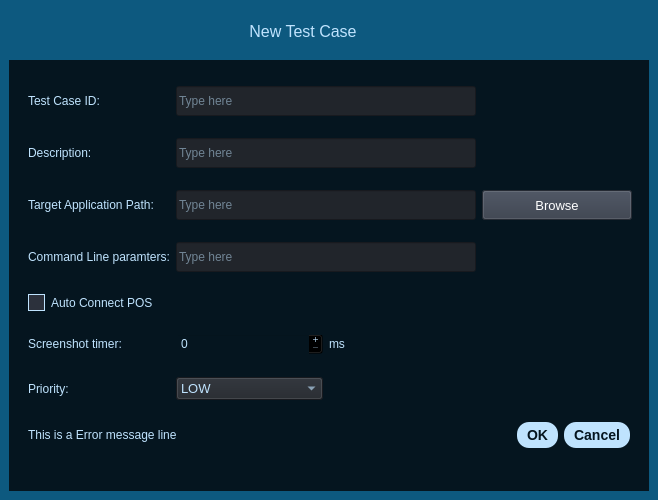
<?xml version="1.0" encoding="UTF-8"?>
<ui version="4.0">
 <class>newTestCaseWindow</class>
 <widget class="QDialog" name="newTestCaseWindow">
  <property name="geometry">
   <rect>
    <x>0</x>
    <y>0</y>
    <width>658</width>
    <height>500</height>
   </rect>
  </property>
  <property name="minimumSize">
   <size>
    <width>658</width>
    <height>500</height>
   </size>
  </property>
  <property name="maximumSize">
   <size>
    <width>658</width>
    <height>500</height>
   </size>
  </property>
  <property name="windowTitle">
   <string>Dialog</string>
  </property>
  <layout class="QGridLayout" name="gridLayout_3">
   <property name="leftMargin">
    <number>0</number>
   </property>
   <property name="topMargin">
    <number>0</number>
   </property>
   <property name="rightMargin">
    <number>0</number>
   </property>
   <property name="bottomMargin">
    <number>0</number>
   </property>
   <property name="spacing">
    <number>0</number>
   </property>
   <item row="0" column="0">
    <widget class="QFrame" name="contentTopBg">
     <property name="minimumSize">
      <size>
       <width>0</width>
       <height>50</height>
      </size>
     </property>
     <property name="styleSheet">
      <string notr="true">#contentTopBg {
    background-color: #0d597f; /* blue-charcoal 800 */
}

QWidget {
    color: #bfe3fe; /* blue-charcoal 200 - light text on dark */
}

/* Top Buttons */
#tabButtons .QPushButton {
    background-color: rgba(255, 255, 255, 0);
    border: none;
    border-radius: 5px;
    color: #05151f; /* blue-charcoal 950 - darker text for PushButton */
}
#tabButtons .QPushButton:hover {
    background-color: #0b6999; /* blue-charcoal 700 */
    border-style: solid;
    border-radius: 4px;
}
#tabButtons .QPushButton:pressed {
    background-color: rgb(23, 26, 30);
    border-style: solid;
    border-radius: 4px;
}

QCheckBox::indicator {
    border: 1px solid  #bfe3fe;
	width: 15px;
	height: 15px;
    background: rgb(44, 49, 60);
}
QCheckBox::indicator:hover {
    border: 1px solid #0b6999;
}
QCheckBox::indicator:checked {
    background: 10px solid #0b6999;
	border: 1px solid #0b6999;	
	background-image: url(:/Icons/cil-check-alt.png);
}</string>
     </property>
     <property name="frameShape">
      <enum>QFrame::Shape::NoFrame</enum>
     </property>
     <property name="frameShadow">
      <enum>QFrame::Shadow::Raised</enum>
     </property>
     <layout class="QGridLayout" name="gridLayout_2">
      <item row="0" column="1">
       <widget class="QFrame" name="tabButtons">
        <property name="minimumSize">
         <size>
          <width>0</width>
          <height>28</height>
         </size>
        </property>
        <property name="maximumSize">
         <size>
          <width>16777215</width>
          <height>45</height>
         </size>
        </property>
        <property name="frameShape">
         <enum>QFrame::Shape::NoFrame</enum>
        </property>
        <property name="frameShadow">
         <enum>QFrame::Shadow::Raised</enum>
        </property>
        <layout class="QHBoxLayout" name="horizontalLayout">
         <item>
          <widget class="QPushButton" name="closeBtn">
           <property name="minimumSize">
            <size>
             <width>28</width>
             <height>28</height>
            </size>
           </property>
           <property name="maximumSize">
            <size>
             <width>28</width>
             <height>28</height>
            </size>
           </property>
           <property name="cursor">
            <cursorShape>PointingHandCursor</cursorShape>
           </property>
           <property name="toolTip">
            <string>Close</string>
           </property>
           <property name="text">
            <string/>
           </property>
           <property name="icon">
            <iconset resource="../icons/icon.qrc">
             <normaloff>:/Icons/icon_close.png</normaloff>:/Icons/icon_close.png</iconset>
           </property>
           <property name="iconSize">
            <size>
             <width>20</width>
             <height>20</height>
            </size>
           </property>
          </widget>
         </item>
        </layout>
       </widget>
      </item>
      <item row="1" column="0" colspan="2">
       <widget class="QWidget" name="widget_3" native="true">
        <property name="styleSheet">
         <string notr="true">#widget_3{
background-color: #05151f; /* blue-charcoal 950 */
}
</string>
        </property>
        <layout class="QVBoxLayout" name="verticalLayout">
         <property name="topMargin">
          <number>0</number>
         </property>
         <item>
          <widget class="QFrame" name="bgApp">
           <property name="styleSheet">
            <string notr="true">background-color: transparent;</string>
           </property>
           <property name="frameShape">
            <enum>QFrame::Shape::StyledPanel</enum>
           </property>
           <property name="frameShadow">
            <enum>QFrame::Shadow::Raised</enum>
           </property>
           <layout class="QGridLayout" name="gridLayout">
            <item row="6" column="1">
             <widget class="QComboBox" name="cb_priority">
              <property name="font">
               <font>
                <family>Segoe UI</family>
                <pointsize>10</pointsize>
                <italic>false</italic>
                <bold>false</bold>
               </font>
              </property>
              <property name="autoFillBackground">
               <bool>false</bool>
              </property>
              <property name="styleSheet">
               <string notr="true">background-color: rgb(33, 37, 43);</string>
              </property>
              <property name="iconSize">
               <size>
                <width>16</width>
                <height>16</height>
               </size>
              </property>
              <property name="frame">
               <bool>true</bool>
              </property>
              <item>
               <property name="text">
                <string>LOW</string>
               </property>
              </item>
              <item>
               <property name="text">
                <string>MED</string>
               </property>
              </item>
              <item>
               <property name="text">
                <string>HIGH</string>
               </property>
              </item>
             </widget>
            </item>
            <item row="0" column="1" colspan="2">
             <widget class="QLineEdit" name="txt_testCaseId">
              <property name="minimumSize">
               <size>
                <width>300</width>
                <height>30</height>
               </size>
              </property>
              <property name="styleSheet">
               <string notr="true">background-color: rgb(33, 37, 43);</string>
              </property>
              <property name="text">
               <string/>
              </property>
              <property name="placeholderText">
               <string>Type here</string>
              </property>
             </widget>
            </item>
            <item row="5" column="1">
             <widget class="QSpinBox" name="txt_screenshotTimer">
              <property name="toolTip">
               <string/>
              </property>
              <property name="styleSheet">
               <string notr="true"/>
              </property>
              <property name="buttonSymbols">
               <enum>QAbstractSpinBox::ButtonSymbols::PlusMinus</enum>
              </property>
              <property name="maximum">
               <number>1000</number>
              </property>
              <property name="singleStep">
               <number>100</number>
              </property>
             </widget>
            </item>
            <item row="1" column="0">
             <widget class="QLabel" name="lbl_description">
              <property name="lineWidth">
               <number>1</number>
              </property>
              <property name="text">
               <string>Description:</string>
              </property>
              <property name="alignment">
               <set>Qt::AlignmentFlag::AlignLeading|Qt::AlignmentFlag::AlignLeft|Qt::AlignmentFlag::AlignVCenter</set>
              </property>
             </widget>
            </item>
            <item row="2" column="3">
             <widget class="QPushButton" name="btn_findPath">
              <property name="minimumSize">
               <size>
                <width>150</width>
                <height>30</height>
               </size>
              </property>
              <property name="font">
               <font>
                <family>Segoe UI</family>
                <pointsize>10</pointsize>
                <italic>false</italic>
                <bold>false</bold>
               </font>
              </property>
              <property name="cursor">
               <cursorShape>PointingHandCursor</cursorShape>
              </property>
              <property name="styleSheet">
               <string notr="true">background-color: rgb(52, 59, 72);
color: white;</string>
              </property>
              <property name="text">
               <string>Browse</string>
              </property>
              <property name="icon">
               <iconset resource="../icons/icon.qrc">
                <normaloff>:/Icons/cil-folder-open.png</normaloff>:/Icons/cil-folder-open.png</iconset>
              </property>
             </widget>
            </item>
            <item row="5" column="0">
             <widget class="QLabel" name="lbl_screenshotTimer">
              <property name="text">
               <string>Screenshot timer:</string>
              </property>
             </widget>
            </item>
            <item row="6" column="0">
             <widget class="QLabel" name="lbl_priority">
              <property name="text">
               <string>Priority:</string>
              </property>
             </widget>
            </item>
            <item row="3" column="0">
             <widget class="QLabel" name="lbl_cmdLineParam">
              <property name="lineWidth">
               <number>1</number>
              </property>
              <property name="text">
               <string>Command Line paramters:</string>
              </property>
              <property name="alignment">
               <set>Qt::AlignmentFlag::AlignLeading|Qt::AlignmentFlag::AlignLeft|Qt::AlignmentFlag::AlignVCenter</set>
              </property>
             </widget>
            </item>
            <item row="4" column="0">
             <widget class="QCheckBox" name="cb_autoConnect">
              <property name="autoFillBackground">
               <bool>false</bool>
              </property>
              <property name="styleSheet">
               <string notr="true"/>
              </property>
              <property name="text">
               <string>Auto Connect POS</string>
              </property>
             </widget>
            </item>
            <item row="5" column="2">
             <widget class="QLabel" name="lbl_ms">
              <property name="text">
               <string>ms</string>
              </property>
             </widget>
            </item>
            <item row="0" column="0">
             <widget class="QLabel" name="lbl_testCaseId">
              <property name="lineWidth">
               <number>1</number>
              </property>
              <property name="text">
               <string>Test Case ID:</string>
              </property>
              <property name="alignment">
               <set>Qt::AlignmentFlag::AlignLeading|Qt::AlignmentFlag::AlignLeft|Qt::AlignmentFlag::AlignVCenter</set>
              </property>
             </widget>
            </item>
            <item row="2" column="0">
             <widget class="QLabel" name="lbl_tarAppPath">
              <property name="lineWidth">
               <number>1</number>
              </property>
              <property name="text">
               <string>Target Application Path:</string>
              </property>
              <property name="alignment">
               <set>Qt::AlignmentFlag::AlignLeading|Qt::AlignmentFlag::AlignLeft|Qt::AlignmentFlag::AlignVCenter</set>
              </property>
             </widget>
            </item>
            <item row="1" column="1" colspan="2">
             <widget class="QLineEdit" name="txt_description">
              <property name="minimumSize">
               <size>
                <width>0</width>
                <height>30</height>
               </size>
              </property>
              <property name="styleSheet">
               <string notr="true">background-color: rgb(33, 37, 43);</string>
              </property>
              <property name="text">
               <string/>
              </property>
              <property name="placeholderText">
               <string>Type here</string>
              </property>
             </widget>
            </item>
            <item row="2" column="1" colspan="2">
             <widget class="QLineEdit" name="txt_targetAppPath">
              <property name="minimumSize">
               <size>
                <width>0</width>
                <height>30</height>
               </size>
              </property>
              <property name="styleSheet">
               <string notr="true">background-color: rgb(33, 37, 43);</string>
              </property>
              <property name="text">
               <string/>
              </property>
              <property name="placeholderText">
               <string>Type here</string>
              </property>
             </widget>
            </item>
            <item row="3" column="1" colspan="2">
             <widget class="QLineEdit" name="txt_cmdLineParams">
              <property name="minimumSize">
               <size>
                <width>0</width>
                <height>30</height>
               </size>
              </property>
              <property name="styleSheet">
               <string notr="true">background-color: rgb(33, 37, 43);</string>
              </property>
              <property name="text">
               <string/>
              </property>
              <property name="placeholderText">
               <string>Type here</string>
              </property>
             </widget>
            </item>
            <item row="8" column="3">
             <widget class="QDialogButtonBox" name="dialogButtons">
              <property name="styleSheet">
               <string notr="true">QPushButton {
    background-color: rgb(191, 227, 254); /* Default background color */
    color: #05151f; /* Default text color */
    border: none;
    border-radius: 12px; /* Rounded corners */
    padding: 5px 10px; /* More padding for a modern look */
    font-size: 14px;
    font-weight: bold;
}

QPushButton:hover {
    background-color: #0b6999; /* Hover background color */
    color: rgb(191, 227, 254);
    border-radius: 12px;
}

QPushButton:pressed {
    background-color: #094f73; /* Darker blue for pressed state */
}

QPushButton:disabled {
    background-color: #c6d9eb; /* Lighter greyed-out background */
    color: #7aa9d6; /* Dimmed text color */
    border: none;
    opacity: 0.6;
}</string>
              </property>
              <property name="standardButtons">
               <set>QDialogButtonBox::StandardButton::Cancel|QDialogButtonBox::StandardButton::Ok</set>
              </property>
             </widget>
            </item>
            <item row="8" column="0" colspan="3">
             <widget class="QLabel" name="errorMessage">
              <property name="sizePolicy">
               <sizepolicy hsizetype="Minimum" vsizetype="Minimum">
                <horstretch>0</horstretch>
                <verstretch>0</verstretch>
               </sizepolicy>
              </property>
              <property name="text">
               <string>This is a Error message line</string>
              </property>
              <property name="wordWrap">
               <bool>true</bool>
              </property>
             </widget>
            </item>
           </layout>
          </widget>
         </item>
        </layout>
       </widget>
      </item>
      <item row="0" column="0">
       <widget class="QFrame" name="winTtile">
        <property name="sizePolicy">
         <sizepolicy hsizetype="Expanding" vsizetype="Preferred">
          <horstretch>0</horstretch>
          <verstretch>0</verstretch>
         </sizepolicy>
        </property>
        <property name="maximumSize">
         <size>
          <width>16777215</width>
          <height>45</height>
         </size>
        </property>
        <property name="frameShape">
         <enum>QFrame::Shape::NoFrame</enum>
        </property>
        <property name="frameShadow">
         <enum>QFrame::Shadow::Raised</enum>
        </property>
        <layout class="QHBoxLayout" name="horizontalLayout_5">
         <property name="spacing">
          <number>0</number>
         </property>
         <property name="leftMargin">
          <number>0</number>
         </property>
         <property name="topMargin">
          <number>0</number>
         </property>
         <property name="rightMargin">
          <number>0</number>
         </property>
         <property name="bottomMargin">
          <number>0</number>
         </property>
         <item>
          <widget class="QLabel" name="title">
           <property name="sizePolicy">
            <sizepolicy hsizetype="Preferred" vsizetype="Expanding">
             <horstretch>0</horstretch>
             <verstretch>0</verstretch>
            </sizepolicy>
           </property>
           <property name="maximumSize">
            <size>
             <width>16777215</width>
             <height>45</height>
            </size>
           </property>
           <property name="font">
            <font>
             <family>Segoe UI</family>
             <pointsize>12</pointsize>
             <italic>false</italic>
             <bold>false</bold>
            </font>
           </property>
           <property name="layoutDirection">
            <enum>Qt::LayoutDirection::LeftToRight</enum>
           </property>
           <property name="text">
            <string>New Test Case</string>
           </property>
           <property name="alignment">
            <set>Qt::AlignmentFlag::AlignCenter</set>
           </property>
          </widget>
         </item>
        </layout>
       </widget>
      </item>
     </layout>
    </widget>
   </item>
  </layout>
 </widget>
 <resources>
  <include location="../icons/icon.qrc"/>
 </resources>
 <connections/>
</ui>
